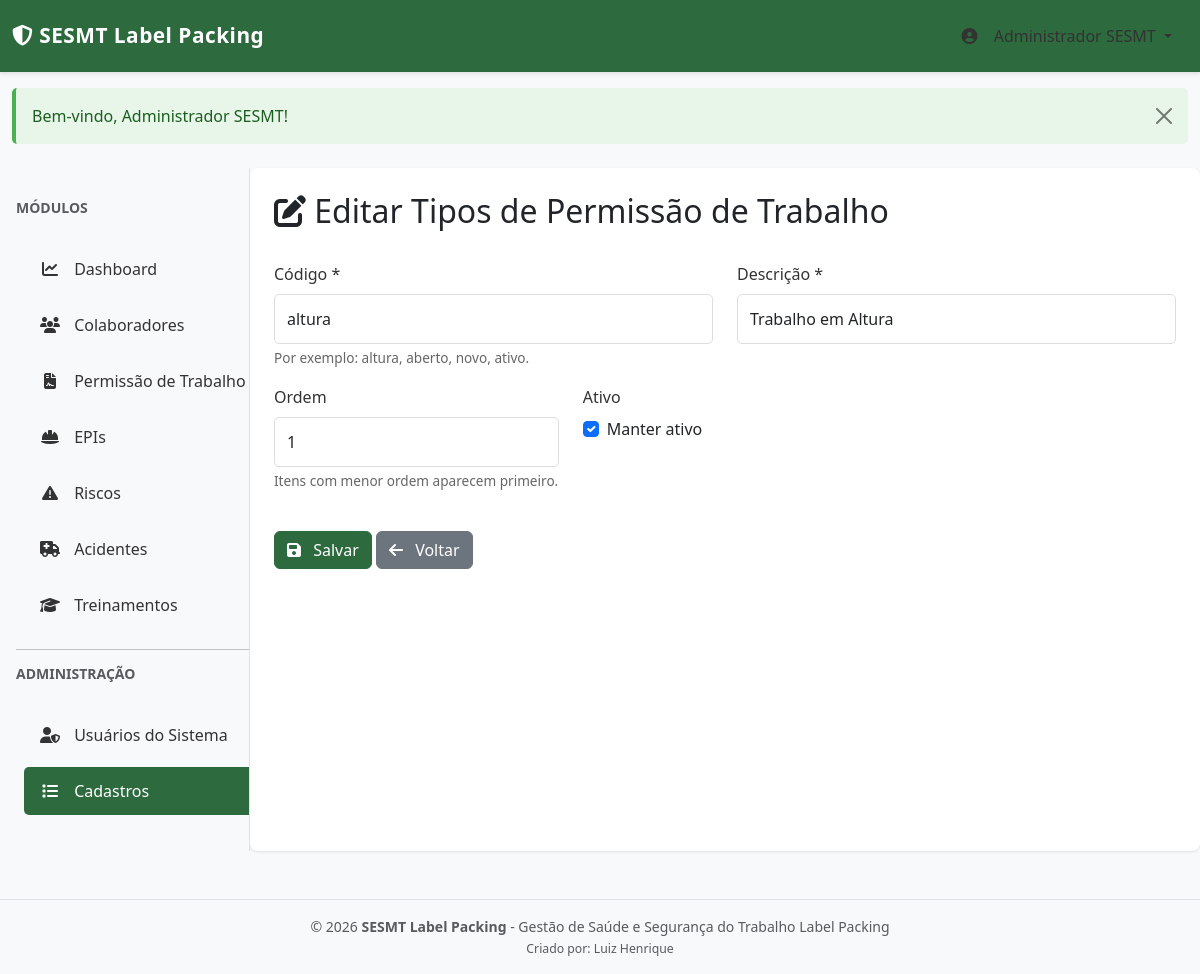
Screenshot of /index.php?page=cadastros&action=edit&id=1 (signed in) with the database file from the repository.
### tables this page shows
CREATE TABLE IF NOT EXISTS settings (
    id INT PRIMARY KEY AUTO_INCREMENT,
    type VARCHAR(50) NOT NULL,
    code VARCHAR(100) NOT NULL,
    label VARCHAR(255) NOT NULL,
    active TINYINT(1) DEFAULT 1,
    sort_order INT DEFAULT 0,
    created_at TIMESTAMP DEFAULT CURRENT_TIMESTAMP,
    updated_at TIMESTAMP DEFAULT CURRENT_TIMESTAMP ON UPDATE CURRENT_TIMESTAMP,
    UNIQUE KEY unique_setting (type, code),
    INDEX idx_type (type)
);

### config/database.php (called while the page is built, shortened)
<?php
class Database {
    private static $instance = null;
    private $connection;
    private $host = 'localhost';
    private $db_name = 'sesmt_db';
    private $db_user = 'root';
    private $db_pass = '';
    private $charset = 'utf8mb4';
    private function connect() {
        try {
            $this->connection = new mysqli(
                $this->host,
                $this->db_user,
                $this->db_pass,
                $this->db_name
            );
            $this->connection->set_charset($this->charset);
        } catch (Exception $e) {
            die("Erro de conexão: " . $e->getMessage() .
                "<br><br>Verifique se o MySQL está rodando e se o banco 'sesmt_db' foi criado.<br>" .
                "Importe o arquivo database.sql via phpMyAdmin.");
        }
    }
    public static function getInstance() {
        if (self::$instance === null) {
            self::$instance = new self();
        }
        return self::$instance;
    }
    public function execute($query, $params = [], $types = '') {
        $stmt = $this->connection->prepare($query);
        if (!empty($params)) {
            $stmt->bind_param($types, ...$params);
        }
        if (!$stmt->execute()) {
            throw new Exception("Erro ao executar query: " . $stmt->error);
        }
        return $stmt;
    }
    public function fetchOne($query, $params = [], $types = '') {
        $stmt = $this->execute($query, $params, $types);
        $result = $stmt->get_result();
        $data = $result->fetch_assoc();
        return $data;
    }
}
?>

### models/Setting.php (called while the page is built, shortened)
<?php
require_once __DIR__ . '/../config/database.php';
class Setting {
    public function findById($id) {
        $query = "SELECT * FROM settings WHERE id = ? LIMIT 1";
        return Database::getInstance()->fetchOne($query, [$id], 'i');
    }
}

### config/constants.php (called while the page is built, shortened)
<?php
$SETTING_TYPES = [
    'pt_type' => 'Tipos de Permissão de Trabalho',
    'accident_status' => 'Status de Acidente',
    'training_status' => 'Status de Treinamento',
    'epi_condition' => 'Condições de EPI',
    'employee_status' => 'Status do Colaborador'
];
?>

### views/cadastros/form.php (the view, shortened to what this page needs)
<?php
global $SETTING_TYPES;
?>
<div class="row mb-4">
    <div class="col-md-12">
        <h2><i class="fas fa-edit"></i> <?php echo $item ? 'Editar' : 'Novo'; ?> <?php echo htmlspecialchars($SETTING_TYPES[$type] ?? 'Cadastro'); ?></h2>
    </div>
</div>
<form method="POST" action="<?php echo APP_URL; ?>/index.php?page=cadastros&action=<?php echo $item ? 'update' : 'store'; ?>">
    <div class="row">
        <div class="col-md-6 mb-3">
            <label for="code" class="form-label">Código *</label>
            <input type="text" class="form-control" id="code" name="code" required value="<?php echo htmlspecialchars($item['code'] ?? ''); ?>">
            <div class="form-text">Por exemplo: altura, aberto, novo, ativo.</div>
        </div>
        <div class="col-md-6 mb-3">
            <label for="label" class="form-label">Descrição *</label>
            <input type="text" class="form-control" id="label" name="label" required value="<?php echo htmlspecialchars($item['label'] ?? ''); ?>">
        </div>
    </div>
    <div class="row">
        <div class="col-md-4 mb-3">
            <label for="sort_order" class="form-label">Ordem</label>
            <input type="number" class="form-control" id="sort_order" name="sort_order" value="<?php echo intval($item['sort_order'] ?? 0); ?>">
            <div class="form-text">Itens com menor ordem aparecem primeiro.</div>
        </div>
        <div class="col-md-4 mb-3">
            <label class="form-label">Ativo</label>
            <div class="form-check">
                <input class="form-check-input" type="checkbox" id="active" name="active" value="1" <?php echo isset($item['active']) && $item['active'] ? 'checked' : (!$item ? 'checked' : ''); ?>>
                <label class="form-check-label" for="active">Manter ativo</label>
            </div>
        </div>
    </div>
    <div class="mt-4">
        <button type="submit" class="btn btn-primary">
            <i class="fas fa-save"></i> Salvar
        </button>
        <a href="<?php echo APP_URL; ?>/index.php?page=cadastros&type=<?php echo urlencode($type); ?>" class="btn btn-secondary">
            <i class="fas fa-arrow-left"></i> Voltar
        </a>
    </div>
</form>

### assets/css/style.css (style rules this page uses)
:root { --sesmt-green: #2d6a3e; --sesmt-red: #d32f2f; --sesmt-yellow: #f57c00; --sesmt-light: #f5f5f5; --sesmt-dark: #1a1a1a; }
body { background-color: #f8f9fa; font-family: 'Segoe UI', Tahoma, Geneva, Verdana, sans-serif; }
.btn-primary { background-color: var(--sesmt-green); border-color: var(--sesmt-green); }
.btn i { margin-right: 0.5rem; }
.form-control, .form-select { border-radius: 5px; border: 1px solid #ddd; padding: 0.75rem; }
.form-label { font-weight: 500; color: #333; margin-bottom: 0.5rem; }
.form-text { color: #666; font-size: 0.85rem; }

### views/layouts/header.php (style rules this page uses)
:root { --sesmt-green: #2d6a3e; --sesmt-red: #d32f2f; --sesmt-light: #f5f5f5; }

### rows the page displays
settings: type "Tipos de Permissão de Trabalho", code "altura", label "Trabalho em Altura", sort_order "1", active "☑"

### other values shown
APP_NAME "SESMT Label Packing"
$user['name'] "Administrador SESMT"
APP_CREATOR "Luiz Henrique"
